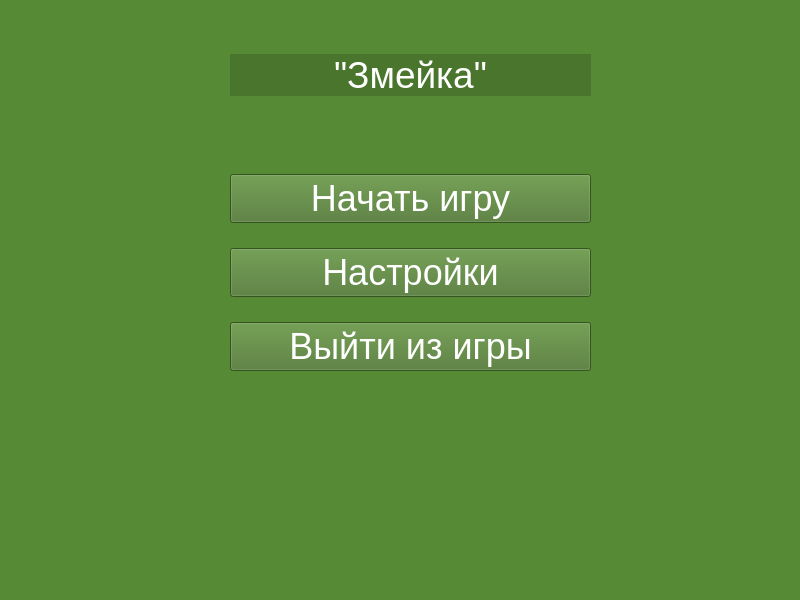
<?xml version="1.0" encoding="UTF-8"?>
<ui version="4.0">
 <class>MainWindow</class>
 <widget class="QMainWindow" name="MainWindow">
  <property name="geometry">
   <rect>
    <x>0</x>
    <y>0</y>
    <width>800</width>
    <height>600</height>
   </rect>
  </property>
  <property name="windowTitle">
   <string>MainWindow</string>
  </property>
  <property name="styleSheet">
   <string notr="true">background-color: rgb(86, 138, 53);</string>
  </property>
  <widget class="QWidget" name="centralwidget">
   <widget class="QWidget" name="gridLayoutWidget">
    <property name="geometry">
     <rect>
      <x>230</x>
      <y>0</y>
      <width>361</width>
      <height>371</height>
     </rect>
    </property>
    <layout class="QGridLayout" name="gridLayout">
     <property name="sizeConstraint">
      <enum>QLayout::SetDefaultConstraint</enum>
     </property>
     <property name="horizontalSpacing">
      <number>6</number>
     </property>
     <property name="verticalSpacing">
      <number>25</number>
     </property>
     <item row="3" column="1">
      <spacer name="verticalSpacer">
       <property name="orientation">
        <enum>Qt::Vertical</enum>
       </property>
       <property name="sizeHint" stdset="0">
        <size>
         <width>20</width>
         <height>40</height>
        </size>
       </property>
      </spacer>
     </item>
     <item row="7" column="1">
      <widget class="QPushButton" name="pushButton_3">
       <property name="font">
        <font>
         <family>Arial</family>
         <pointsize>27</pointsize>
        </font>
       </property>
       <property name="styleSheet">
        <string notr="true">background-color: rgb(74, 117, 45);
color: rgb(255, 255, 255);</string>
       </property>
       <property name="text">
        <string>Выйти из игры</string>
       </property>
      </widget>
     </item>
     <item row="4" column="1">
      <widget class="QPushButton" name="pushButton">
       <property name="font">
        <font>
         <family>Arial</family>
         <pointsize>27</pointsize>
        </font>
       </property>
       <property name="styleSheet">
        <string notr="true">background-color: rgb(74, 117, 45);
color: rgb(255, 255, 255);</string>
       </property>
       <property name="text">
        <string>Начать игру</string>
       </property>
      </widget>
     </item>
     <item row="6" column="1">
      <widget class="QPushButton" name="pushButton_2">
       <property name="font">
        <font>
         <family>Arial</family>
         <pointsize>27</pointsize>
        </font>
       </property>
       <property name="styleSheet">
        <string notr="true">background-color: rgb(74, 117, 45);
color: rgb(255, 255, 255);</string>
       </property>
       <property name="text">
        <string>Настройки</string>
       </property>
      </widget>
     </item>
     <item row="2" column="1">
      <widget class="QLabel" name="label">
       <property name="font">
        <font>
         <family>Arial</family>
         <pointsize>28</pointsize>
        </font>
       </property>
       <property name="styleSheet">
        <string notr="true">background-color: rgb(74, 117, 45);
color: rgb(255, 255, 255);</string>
       </property>
       <property name="text">
        <string>&quot;Змейка&quot;</string>
       </property>
       <property name="alignment">
        <set>Qt::AlignHCenter|Qt::AlignTop</set>
       </property>
       <property name="margin">
        <number>20</number>
       </property>
      </widget>
     </item>
     <item row="1" column="1">
      <spacer name="verticalSpacer_2">
       <property name="orientation">
        <enum>Qt::Vertical</enum>
       </property>
       <property name="sizeHint" stdset="0">
        <size>
         <width>20</width>
         <height>40</height>
        </size>
       </property>
      </spacer>
     </item>
    </layout>
   </widget>
  </widget>
  <widget class="QMenuBar" name="menubar">
   <property name="geometry">
    <rect>
     <x>0</x>
     <y>0</y>
     <width>800</width>
     <height>21</height>
    </rect>
   </property>
  </widget>
  <widget class="QStatusBar" name="statusbar"/>
 </widget>
 <resources/>
 <connections/>
</ui>
